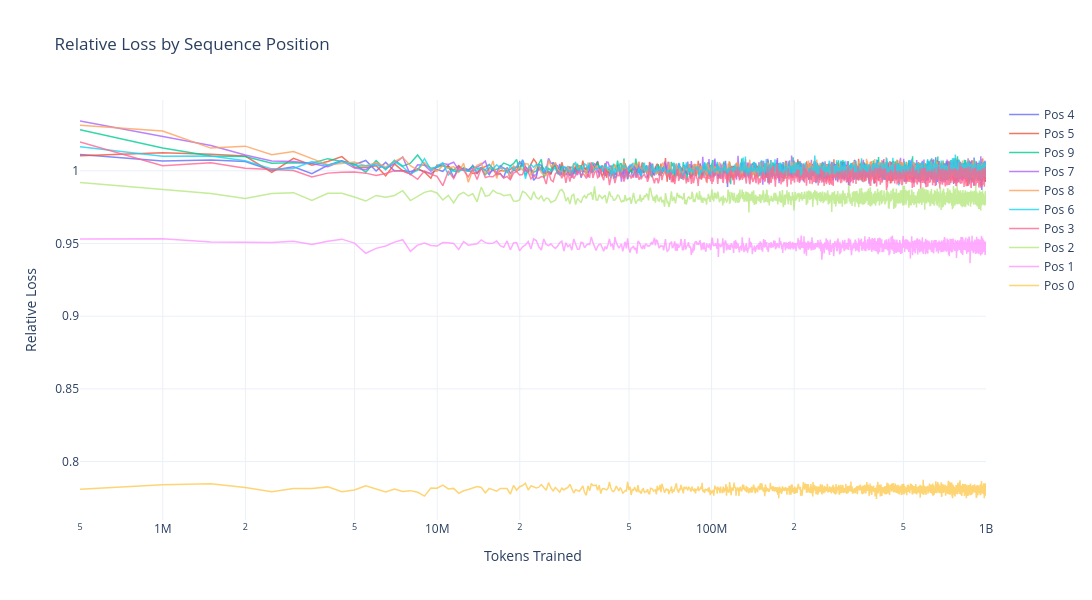

Notebook source saved alongside this figure:
### Code cell
import plotly.graph_objects as go
import plotly.colors

# --- Plot 2: Relative Loss per Position (Sorted Traces) ---

fig2 = go.Figure()

# 1. Identify columns
rel_loss_cols = [c for c in df_logs.columns if c.startswith('relative_loss_') and c.split('_')[-1].isdigit()]

# 2. Get final values for sorting
# We want the trace with the HIGHEST final value to be first (or last, depending on desired z-order)
# Usually, sorting by value makes the legend ordered by value.
final_values = []
for col in rel_loss_cols:
    # Get last valid value
    last_val = df_logs[col].dropna().iloc[-1]
    final_values.append((col, last_val))

# Sort columns by final value, descending (Highest first)
final_values.sort(key=lambda x: x[1], reverse=True)
sorted_cols = [x[0] for x in final_values]

# 3. Plot traces in sorted order
# Use a color cycle
colors = plotly.colors.qualitative.Plotly * 2 # Ensure enough colors

for i, col_name in enumerate(sorted_cols):
    pos_idx = col_name.split('_')[-1]
    
    # Use a dictionary to map pos_idx to a consistent color if you want consistent coloring
    # regardless of value sort order. For now, we just cycle colors.
    color = colors[i % len(colors)]
    
    fig2.add_trace(go.Scatter(
        x=df_logs['step'],
        y=df_logs[col_name],
        mode='lines',
        name=f'Pos {pos_idx}', # Legend name
        line=dict(width=1.5, color=color),
        opacity=0.8,
        hovertemplate=f"Pos {pos_idx}: %{{y:.4f}}<extra></extra>" # Custom clean tooltip
    ))

fig2.update_layout(
    title='Relative Loss by Sequence Position',
    xaxis_title='Tokens Trained',
    yaxis_title='Relative Loss',
    xaxis_type='log',
    template='plotly_white',
    hovermode='x unified', # This creates the single tooltip box
    width=1200,
    height=600,
    legend=dict(
        traceorder='normal' # Legend follows the order we added traces (Descending values)
    )
)

# Important: For 'x unified', Plotly SHOULD sort by value automatically.
# If it doesn't, sorting traces by final value helps the legend match the visual stack at the end.

fig2.show()

### Figure 1 — Plotly figure (JSON) as saved in the notebook; plotly's stock layout.template omitted (floating-point values rounded to 4 significant figures; data arrays with more than 128 entries replaced by an {"elided": "..."} marker saying what was removed)
{"data": [{"hovertemplate": "Pos 4: %{y:.4f}<extra></extra>", "line": {"color": "#636EFA", "width": 1.5}, "mode": "lines", "name": "Pos 4", "opacity": 0.8, "type": "scatter", "x": {"elided": "2004 int values"}, "y": {"elided": "2004 float values"}}, {"hovertemplate": "Pos 5: %{y:.4f}<extra></extra>", "line": {"color": "#EF553B", "width": 1.5}, "mode": "lines", "name": "Pos 5", "opacity": 0.8, "type": "scatter", "x": {"elided": "2004 int values"}, "y": {"elided": "2004 float values"}}, {"hovertemplate": "Pos 9: %{y:.4f}<extra></extra>", "line": {"color": "#00CC96", "width": 1.5}, "mode": "lines", "name": "Pos 9", "opacity": 0.8, "type": "scatter", "x": {"elided": "2004 int values"}, "y": {"elided": "2004 float values"}}, {"hovertemplate": "Pos 7: %{y:.4f}<extra></extra>", "line": {"color": "#AB63FA", "width": 1.5}, "mode": "lines", "name": "Pos 7", "opacity": 0.8, "type": "scatter", "x": {"elided": "2004 int values"}, "y": {"elided": "2004 float values"}}, {"hovertemplate": "Pos 8: %{y:.4f}<extra></extra>", "line": {"color": "#FFA15A", "width": 1.5}, "mode": "lines", "name": "Pos 8", "opacity": 0.8, "type": "scatter", "x": {"elided": "2004 int values"}, "y": {"elided": "2004 float values"}}, {"hovertemplate": "Pos 6: %{y:.4f}<extra></extra>", "line": {"color": "#19D3F3", "width": 1.5}, "mode": "lines", "name": "Pos 6", "opacity": 0.8, "type": "scatter", "x": {"elided": "2004 int values"}, "y": {"elided": "2004 float values"}}, {"hovertemplate": "Pos 3: %{y:.4f}<extra></extra>", "line": {"color": "#FF6692", "width": 1.5}, "mode": "lines", "name": "Pos 3", "opacity": 0.8, "type": "scatter", "x": {"elided": "2004 int values"}, "y": {"elided": "2004 float values"}}, {"hovertemplate": "Pos 2: %{y:.4f}<extra></extra>", "line": {"color": "#B6E880", "width": 1.5}, "mode": "lines", "name": "Pos 2", "opacity": 0.8, "type": "scatter", "x": {"elided": "2004 int values"}, "y": {"elided": "2004 float values"}}, {"hovertemplate": "Pos 1: %{y:.4f}<extra></extra>", "line": {"color": "#FF97FF", "width": 1.5}, "mode": "lines", "name": "Pos 1", "opacity": 0.8, "type": "scatter", "x": {"elided": "2004 int values"}, "y": {"elided": "2004 float values"}}, {"hovertemplate": "Pos 0: %{y:.4f}<extra></extra>", "line": {"color": "#FECB52", "width": 1.5}, "mode": "lines", "name": "Pos 0", "opacity": 0.8, "type": "scatter", "x": {"elided": "2004 int values"}, "y": {"elided": "2004 float values"}}], "layout": {"height": 600, "hovermode": "x unified", "legend": {"traceorder": "normal"}, "title": {"text": "Relative Loss by Sequence Position"}, "width": 1200, "xaxis": {"title": {"text": "Tokens Trained"}, "type": "log"}, "yaxis": {"title": {"text": "Relative Loss"}}}}
